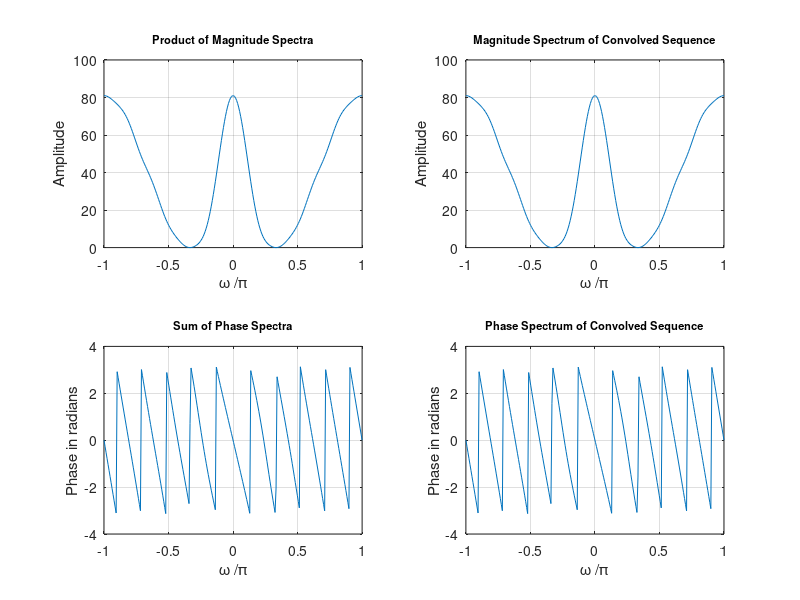

Write MATLAB code to recreate this figure.
% Program P3_4B
% Convolution Property of DTFT
clf;
w = -pi:2*pi/255:pi; % freqency vector for evaluating DTFT
x1 = [1 3 5 7 9 11 13 15 17]; % first sequence
x2 = [1 -2 3 -2 1]; % second sequence
y = conv(x1,x2); % time domain convolution of x1 and x2
h1 = freqz(x1, 1, w); % DTFT of sequence x1
h2 = freqz(x2, 1, w); % DTFT of sequence x2
% hp is the pointwise product of the two DTFT's
hp = h1.*h2;
% h3 is the DTFT of the time domain convolution;
% it should be the same as hp
h3 = freqz(y,1,w);
% plot the magnitude of the product of the two original spectra
subplot(2,2,1)
plot(w/pi,abs(hp));grid
title('Product of Magnitude Spectra','FontSize',8)
xlabel('\omega /\pi');
ylabel('Amplitude');
% plot the magnitude spectrum of the time domain convolution
subplot(2,2,2)
plot(w/pi,abs(h3));grid
title('Magnitude Spectrum of Convolved Sequence','FontSize',8)
xlabel('\omega /\pi');
ylabel('Amplitude');
% plot the phase of the product of the two original spectra
subplot(2,2,3)
plot(w/pi,angle(hp));grid
title('Sum of Phase Spectra','FontSize',8)
xlabel('\omega /\pi');
ylabel('Phase in radians');
% plot the phase spectrum of the time domain convolution
subplot(2,2,4)
plot(w/pi,angle(h3));grid
title('Phase Spectrum of Convolved Sequence','FontSize',8)
xlabel('\omega /\pi');
ylabel('Phase in radians');

% ocito vazi to da konvolucija u vremenskom domenu postaje mnozenje u
% frekventnom